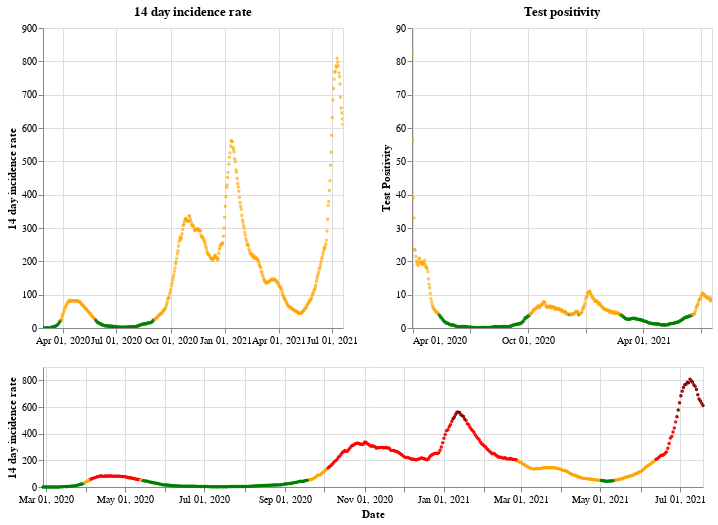

Source (notebook cell):
### Markdown cell above
## Scotland

### Code cell
plot_traffic_light('Scotland')

### Figure 1 — Vega-Lite specification as saved in the notebook (floating-point values rounded to 4 significant figures; data arrays with more than 128 entries replaced by an {"elided": "..."} marker saying what was removed)
{"config": {"view": {"continuousWidth": 400, "continuousHeight": 300}}, "vconcat": [{"hconcat": [{"mark": {"type": "point", "size": 2}, "encoding": {"color": {"condition": {"value": "green", "test": "(datum.twoWeeklyCasesRate <= 25)"}, "value": "orange"}, "tooltip": [{"type": "nominal", "field": "areaName"}, {"type": "temporal", "field": "date"}, {"type": "quantitative", "field": "twoWeeklyCasesRate"}, {"type": "quantitative", "field": "testPositivity"}], "x": {"type": "temporal", "axis": {"title": ""}, "field": "date", "scale": {"domain": {"selection": "DateBrush"}}, "timeUnit": "yearmonthdate"}, "y": {"type": "quantitative", "axis": {"title": "14 day incidence rate"}, "field": "twoWeeklyCasesRate"}}, "title": "14 day incidence rate", "width": 300}, {"mark": {"type": "point", "size": 2}, "encoding": {"color": {"condition": {"value": "green", "test": "(datum.testPositivity <= 4)"}, "value": "orange"}, "tooltip": [{"type": "nominal", "field": "areaName"}, {"type": "temporal", "field": "date"}, {"type": "quantitative", "field": "twoWeeklyCasesRate"}, {"type": "quantitative", "field": "testPositivity"}], "x": {"type": "temporal", "axis": {"title": ""}, "field": "date", "scale": {"domain": {"selection": "DateBrush"}}, "timeUnit": "yearmonthdate"}, "y": {"type": "quantitative", "axis": {"title": "Test Positivity"}, "field": "testPositivity"}}, "title": "Test positivity", "width": 300}]}, {"layer": [{"mark": {"type": "point", "size": 2}, "encoding": {"color": {"condition": {"value": "orange", "test": "(((datum.testPositivity < 4) && (datum.twoWeeklyCasesRate >= 50)) && (datum.twoWeeklyCasesRate < 200))"}, "value": "red"}, "opacity": {"condition": {"value": 1, "test": "((datum.twoWeeklyCasesRate >= 50) && (datum.twoWeeklyCasesRate < 500))"}, "value": 0}, "tooltip": [{"type": "nominal", "field": "areaName"}, {"type": "temporal", "field": "date"}, {"type": "quantitative", "field": "twoWeeklyCasesRate"}, {"type": "quantitative", "field": "testPositivity"}], "x": {"type": "temporal", "axis": {"title": "Date"}, "field": "date", "timeUnit": "yearmonthdate"}, "y": {"type": "quantitative", "axis": {"title": "14 day incidence rate"}, "field": "twoWeeklyCasesRate"}}, "selection": {"DateBrush": {"type": "interval", "encodings": ["x"], "fields": ["Time"]}}}, {"mark": {"type": "point", "size": 2}, "encoding": {"color": {"value": "darkred"}, "opacity": {"condition": {"value": 1, "test": "(datum.twoWeeklyCasesRate >= 500)"}, "value": 0}, "tooltip": [{"type": "nominal", "field": "areaName"}, {"type": "temporal", "field": "date"}, {"type": "quantitative", "field": "twoWeeklyCasesRate"}, {"type": "quantitative", "field": "testPositivity"}], "x": {"type": "temporal", "axis": {"title": "Date"}, "field": "date", "timeUnit": "yearmonthdate"}, "y": {"type": "quantitative", "axis": {"title": "14 day incidence rate"}, "field": "twoWeeklyCasesRate"}}}, {"mark": {"type": "point", "size": 2}, "encoding": {"color": {"condition": {"value": "green", "test": "((datum.testPositivity < 4) && (datum.twoWeeklyCasesRate < 50))"}, "value": "orange"}, "opacity": {"condition": {"value": 1, "test": "(datum.twoWeeklyCasesRate < 50)"}, "value": 0}, "tooltip": [{"type": "nominal", "field": "areaName"}, {"type": "temporal", "field": "date"}, {"type": "quantitative", "field": "twoWeeklyCasesRate"}, {"type": "quantitative", "field": "testPositivity"}], "x": {"type": "temporal", "axis": {"title": "Date"}, "field": "date", "timeUnit": "yearmonthdate"}, "y": {"type": "quantitative", "axis": {"title": "14 day incidence rate"}, "field": "twoWeeklyCasesRate"}}}], "height": 120, "width": 660}], "data": {"name": "data-fc9d6d8d28a9e7c4b54236f98edc440e"}, "$schema": "https://vega.github.io/schema/vega-lite/v4.8.1.json", "datasets": {"data-fc9d6d8d28a9e7c4b54236f98edc440e": {"elided": "508 records"}}}
